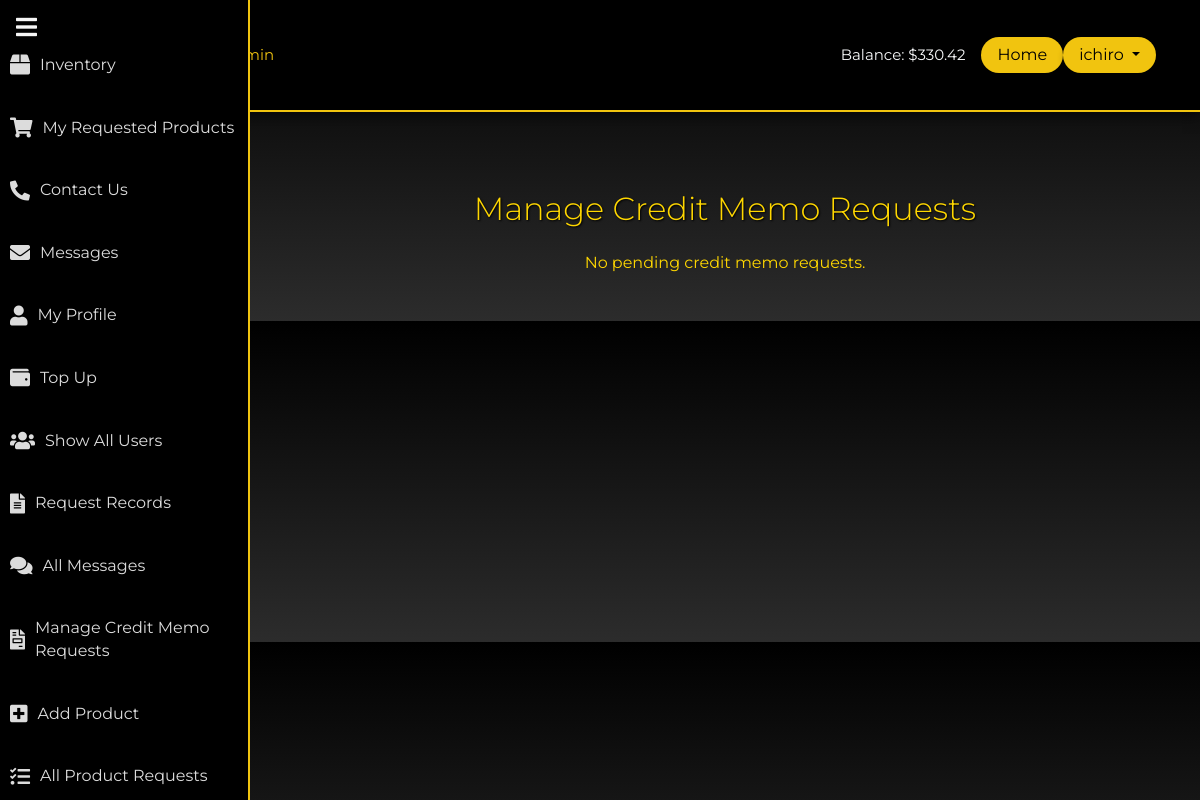
Before: /checkout/manage-credit-memos/ (signed in) with the older database file.
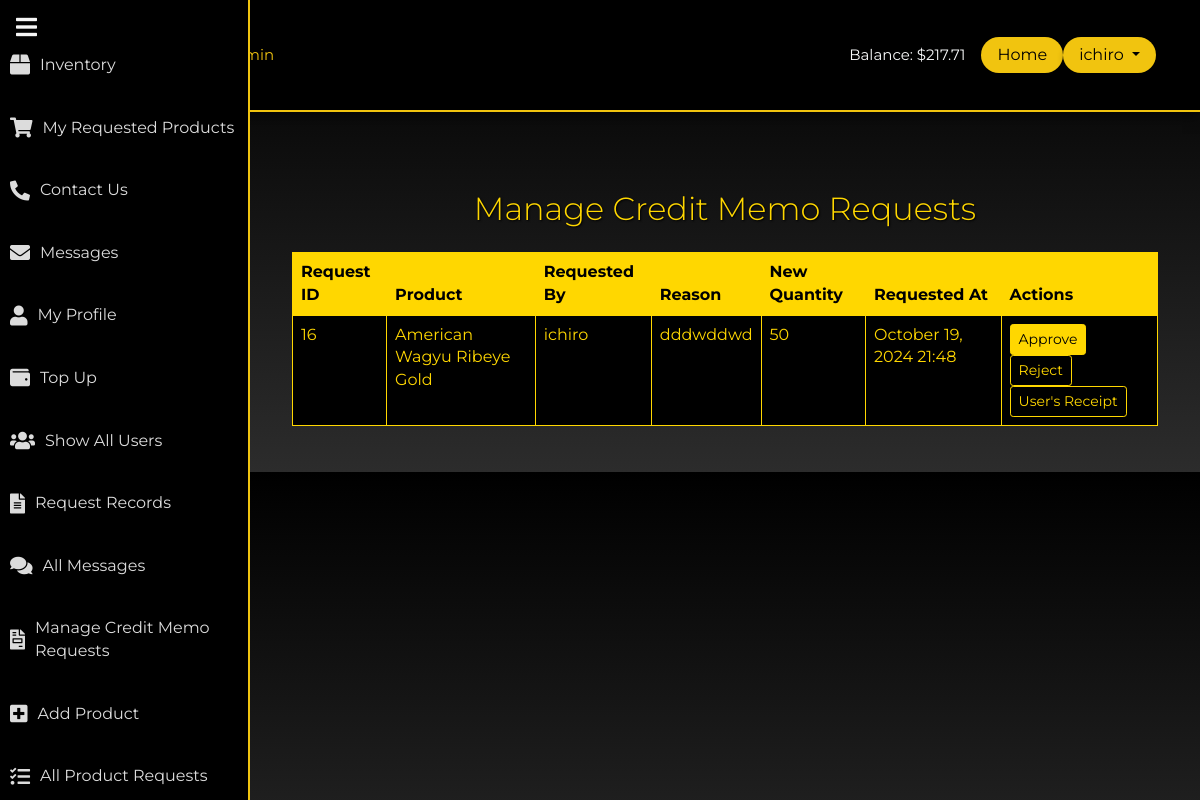
After: the same page with the newer database file.
### myapp/models.py (models this page shows, shortened)
class UserProfile(models.Model):
    user = models.OneToOneField(User, on_delete=models.CASCADE)
    company_name = models.CharField(max_length=255)
    full_name = models.CharField(max_length=255)
    mobile_number = models.CharField(max_length=15)
    business_title = models.CharField(max_length=255)
    balance = models.DecimalField(max_digits=10, decimal_places=2, default=0.00)

### checkout/models.py (models this page shows, shortened)
class CreditMemoRequest(models.Model):
    product_request = models.ForeignKey(ProductRequest, on_delete=models.CASCADE)
    requested_by = models.ForeignKey(User, on_delete=models.CASCADE)
    reason = models.TextField()
    new_quantity = models.PositiveIntegerField(null=True, blank=True)  # Field for the new quantity
    status = models.CharField(max_length=20, choices=[('pending', 'Pending'), ('approved', 'Approved'), ('rejected', 'Rejected')], default='pending')
    created_at = models.DateTimeField(auto_now_add=True)
    approved_at = models.DateTimeField(null=True, blank=True)
    approved_by = models.ForeignKey(User, on_delete=models.SET_NULL, null=True, blank=True, related_name='approver')

### requested_inventory/models.py (models this page shows, shortened)
class ProductRequest(models.Model):
    STATUS_CHOICES = [
        ('pending', 'Pending'),
        ('approved', 'Approved'),
        ('declined', 'Declined'),
        ('paid', 'Paid'),  # Add the 'paid' status here
    ]
    user = models.ForeignKey(User, on_delete=models.CASCADE)
    product = models.ForeignKey(Product, on_delete=models.CASCADE)  # Use the defined Product model
    quantity_requested = models.IntegerField()
    status = models.CharField(max_length=10, choices=STATUS_CHOICES, default='pending')
    created_at = models.DateTimeField(auto_now_add=True)

class Product(models.Model):
    name = models.CharField(max_length=255)
    sku = models.CharField(max_length=100, unique=True)
    description = models.TextField(blank=True, null=True)
    price = models.DecimalField(max_digits=10, decimal_places=2)
    quantity = models.IntegerField(default=0)  # Track available stock
    image = models.ImageField(upload_to='media/product_images/', blank=True, null=True)  # Updated path for image

### checkout/views.py (the view, shortened to what this page needs)
# urls.py: path('manage-credit-memos/', views.manage_credit_memo_requests, name='manage_credit_memo_requests'),
@staff_member_required
def manage_credit_memo_requests(request):
    pending_requests = CreditMemoRequest.objects.filter(status='pending')
    return render(request, 'inventory/manage_credit_memo_requests.html', {
        'pending_requests': pending_requests
    })

### templates/inventory/manage_credit_memo_requests.html (shortened to what this page needs)
{% extends 'users/base.html' %}
{% block content %}
<div class="container mt-5" style="color: gold;">
    <h2 class="text-center mb-4" style="color: gold; text-shadow: 1px 1px 2px black;">Manage Credit Memo Requests</h2>
    {% if pending_requests %}
    <table class="table table-bordered" style="background-color: black; color: gold; border: 1px solid gold;">
        <thead>
            <tr style="background-color: gold; color: black;">
                <th>Request ID</th>
                <th>Product</th>
                <th>Requested By</th>
                <th>Reason</th>
                <th>New Quantity</th>
                <th>Requested At</th>
                <th>Actions</th>
            </tr>
        </thead>
        <tbody>
            {% for request in pending_requests %}
            <tr style="border-color: gold;">
                <td>{{ request.id }}</td>
                <td>{{ request.product_request.product.name }}</td>
                <td>{{ request.requested_by.username }}</td>
                <td>{{ request.reason }}</td>
                <td>
                    {% if request.new_quantity %}
                        {{ request.new_quantity }}
                    {% else %}
                        <em>Not specified</em>
                    {% endif %}
                </td>
                <td>{{ request.created_at|date:"F d, Y H:i" }}</td>
                <td>
                    <form method="post" class="d-inline">
                        <button type="submit" name="action" value="approve" class="btn btn-sm"
                                style="background-color: gold; color: black; border: 1px solid gold;">
                            Approve
                        </button>
                        <button type="submit" name="action" value="reject" class="btn btn-sm"
                                style="background-color: black; color: gold; border: 1px solid gold;">
                            Reject
                        </button>
                    </form>
                    <a href="{% url 'view_receipt_admin' request.id %}" class="btn btn-sm"
                       style="background-color: black; color: gold; border: 1px solid gold;">
                        User's Receipt
                    </a>
                </td>
            </tr>
            {% endfor %}
        </tbody>
    </table>
    {% else %}
    <p class="text-center" style="color: gold;">No pending credit memo requests.</p>
    {% endif %}
</div>
{% endblock %}

### templates/users/base.html (shortened to what this page needs)
<!doctype html>
{% load static %}
<html lang="en">
<head>
    <link href="https://cdn.jsdelivr.net/npm/bootstrap@5.0.0-beta3/dist/css/bootstrap.min.css" rel="stylesheet">
    <link rel="stylesheet" href="{% static 'users/css/main.css' %}" type="text/css">
    <link rel="stylesheet" href="https://cdnjs.cloudflare.com/ajax/libs/font-awesome/5.15.4/css/all.min.css">
</head>
<body>
<nav class="navbar navbar-expand-lg" id="main-navbar">
    <div class="container">
        <a class="navbar-brand" href="{% url 'home' %}">
        </a>
        <div class="collapse navbar-collapse" id="navbarNavAltMarkup">
            <div class="navbar-nav">
                {% if user.is_superuser %}
                    <a class="nav-link active" href="#">Homepage Admin</a>
                {% else %}
                    <a class="nav-link active" href="#">Homepage</a>
                {% endif %}
            </div>
            <div class="d-flex align-items-center ms-auto" id="authstyle">
                {% if user.is_authenticated %}
                    {% with user_profile=user.userprofile %}
                        <span class="text-light me-3">Balance: ${{ user_profile.balance }}</span>
                    {% endwith %}
<a href="{% url 'homepage' %}" class="btn" style="background-color: #f1c40f; color: #000000; border-radius: 30px; padding: 5px 15px; box-shadow: 0 4px 6px rgba(0, 0, 0, 0.2);">Home</a>
<div class="dropdown">
    <button class="btn dropdown-toggle" type="button" id="dropdownMenuButton" data-bs-toggle="dropdown" aria-expanded="false" style="background-color: #f1c40f; color: #000000; border-radius: 30px; padding: 5px 15px; box-shadow: 0 4px 6px rgba(0, 0, 0, 0.2);">
        {{ user.username }}
    </button>
</div>
                {% endif %}
            </div>
        </div>
    </div>
</nav>
{% if user.is_authenticated %}
<div class="sidebar" id="sidebar">
    <button class="toggle-sidebar" onclick="toggleSidebar()">
        <i class="fas fa-bars"></i>
    </button>
    <ul class="nav flex-column mt-4">
        <li class="nav-item"><a class="nav-link" href="{% url 'inventory' %}"><i class="fas fa-box"></i> <span>Inventory</span></a></li>
        <li class="nav-item"><a class="nav-link" href="{% url 'view_requested_products' %}"><i class="fas fa-shopping-cart"></i> <span>My Requested Products</span></a></li>
        <li class="nav-item"><a class="nav-link" href="{% url 'contact' %}"><i class="fas fa-phone-alt"></i> <span>Contact Us</span></a></li>
        <li class="nav-item"><a class="nav-link" href="{% url 'messages_user' %}"><i class="fas fa-envelope"></i> <span>Messages</span></a></li>
        <li class="nav-item"><a class="nav-link" href="{% url 'profile' %}"><i class="fas fa-user"></i> <span>My Profile</span></a></li>
        <li class="nav-item"><a class="nav-link" href="{% url 'cash_in' %}"><i class="fas fa-wallet"></i> <span>Top Up</span></a></li>
                {% endif %}
        {% if user.is_superuser %}
            <li class="nav-item"><a class="nav-link" href="{% url 'show_all_users' %}"><i class="fas fa-users"></i> <span>Show All Users</span></a></li>
            <li class="nav-item"><a class="nav-link" href="{% url 'admin_page' %}"><i class="fas fa-file-alt"></i> <span>Request Records</span></a></li>
            <li class="nav-item"><a class="nav-link" href="{% url 'all_messages' %}"><i class="fas fa-comments"></i> <span>All Messages</span></a></li>
            <li class="nav-item"><a class="nav-link" href="{% url 'manage_credit_memo_requests' %}"><i class="fas fa-file-invoice"></i> <span>Manage Credit Memo Requests</span></a></li>
            <li class="nav-item"><a class="nav-link" href="{% url 'add_product' %}"><i class="fas fa-plus-square"></i> <span>Add Product</span></a></li>
            <li class="nav-item"><a class="nav-link" href="{% url 'all_product_requests' %}"><i class="fas fa-tasks"></i> <span>All Product Requests</span></a></li>
        {% endif %}
    </ul>
</div>
<div class="main-content" id="main-content">
    {% block content %}{% endblock %}
</div>
</body>
</html>

Changed rows visible on the page:
changed UserProfile: balance "330.42" → "217.71"
added CreditMemoRequest: id "16", product_request.product.name "American Wagyu Ribeye Gold", requested_by.username "ichiro", reason "dddwddwd", new_quantity "50", created_at "October 19, 2024 21:48"
Other visible differences:
text no longer shown: "No pending credit memo requests."
text now shown: "Request ID Product Requested By Reason New Quantity Requested At Actions"
